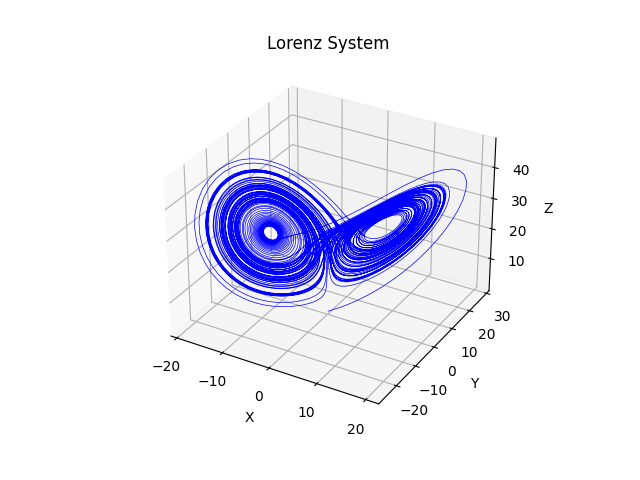

Write the Python code that produced this figure.
import numpy as np
from scipy.integrate import solve_ivp
import matplotlib.pyplot as plt
from mpl_toolkits.mplot3d import Axes3D

# Define the Lorenz system of differential equations
def lorenz(t, xyz, sigma, beta, rho):
    x, y, z = xyz
    dx_dt = sigma * (y - x)
    dy_dt = x * (rho - z) - y
    dz_dt = x * y - beta * z
    return [dx_dt, dy_dt, dz_dt]

# Set parameters
sigma = 10
beta = 8/3
rho = 28

# Initial conditions
xyz0 = [0.4, 0.1, 0.8]

# Solve the system of differential equations
solution = solve_ivp(lorenz, [0, 100], xyz0, args=(sigma, beta, rho), dense_output=True)

# Extract the solution
xyz = solution.sol(np.linspace(0, 100, 10000))

# Plot the solution in 3D
fig = plt.figure()
ax = fig.add_subplot(111, projection='3d')
ax.plot(xyz[0], xyz[1], xyz[2], color='b', lw=0.5)
ax.set_xlabel('X')
ax.set_ylabel('Y')
ax.set_zlabel('Z')
ax.set_title('Lorenz System')
plt.show()
